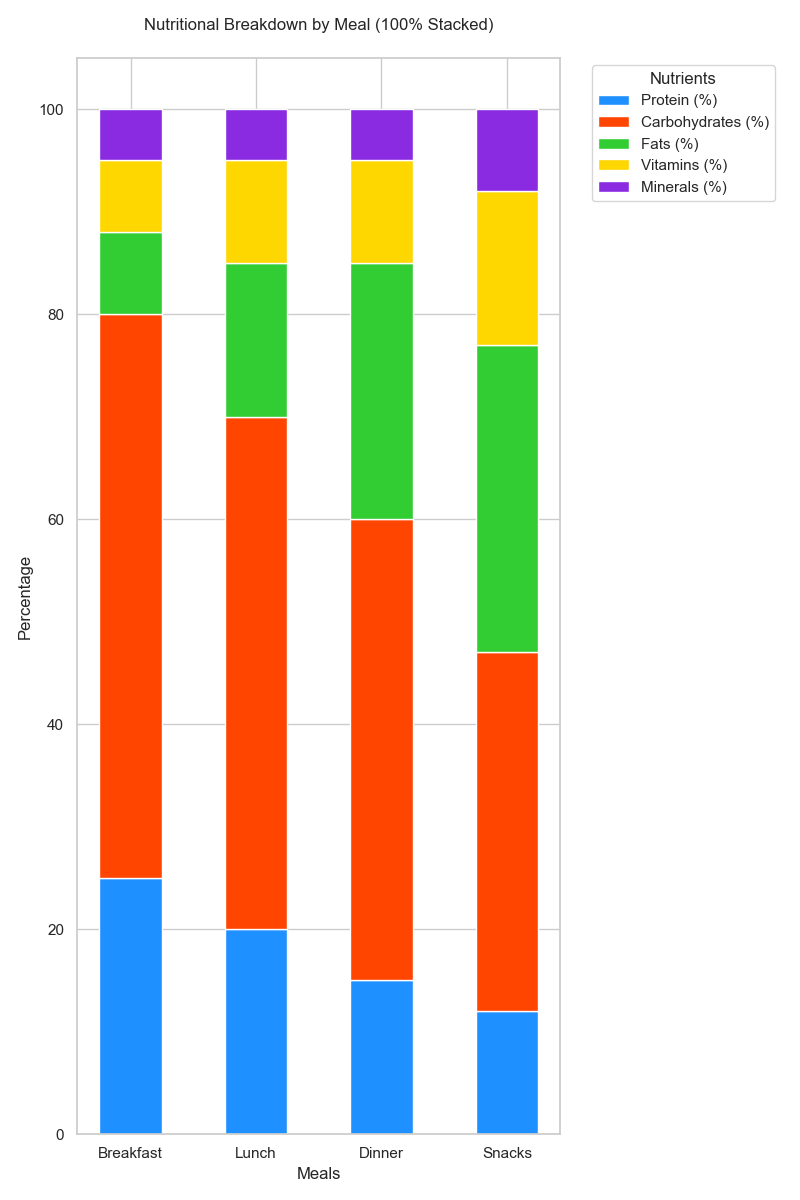

Generate this figure with Python:

import pandas as pd
import numpy as np
import seaborn as sns
import matplotlib.pyplot as plt

data = [
    {'Room': 'Breakfast', 'Protein (%)': 25, 'Carbohydrates (%)': 55, 'Fats (%)': 8, 'Vitamins (%)': 7, 'Minerals (%)': 5},
    {'Room': 'Lunch', 'Protein (%)': 20, 'Carbohydrates (%)': 50, 'Fats (%)': 15, 'Vitamins (%)': 10, 'Minerals (%)': 5},
    {'Room': 'Dinner', 'Protein (%)': 15, 'Carbohydrates (%)': 45, 'Fats (%)': 25, 'Vitamins (%)': 10, 'Minerals (%)': 5},
    {'Room': 'Snacks', 'Protein (%)': 12, 'Carbohydrates (%)': 35, 'Fats (%)': 30, 'Vitamins (%)': 15, 'Minerals (%)': 8}
]

df = pd.DataFrame(data)
df.set_index('Room', inplace=True)

df_percentage = df.div(df.sum(axis=1), axis=0) * 100

plt.figure(figsize=(8, 12))

bottom = np.zeros(len(df))

colors = ['#1E90FF', '#FF4500', '#32CD32', '#FFD700', '#8A2BE2']

for i, col in enumerate(df.columns):
    plt.bar(df_percentage.index, df_percentage[col], bottom=bottom, label=col, color=colors[i], width=0.5)
    bottom += df_percentage[col]

plt.xlabel('Meals')
plt.ylabel('Percentage')
plt.title('Nutritional Breakdown by Meal (100% Stacked)', pad=20)
plt.legend(title='Nutrients', bbox_to_anchor=(1.05, 1), loc='upper left')

plt.tight_layout()
plt.show()
